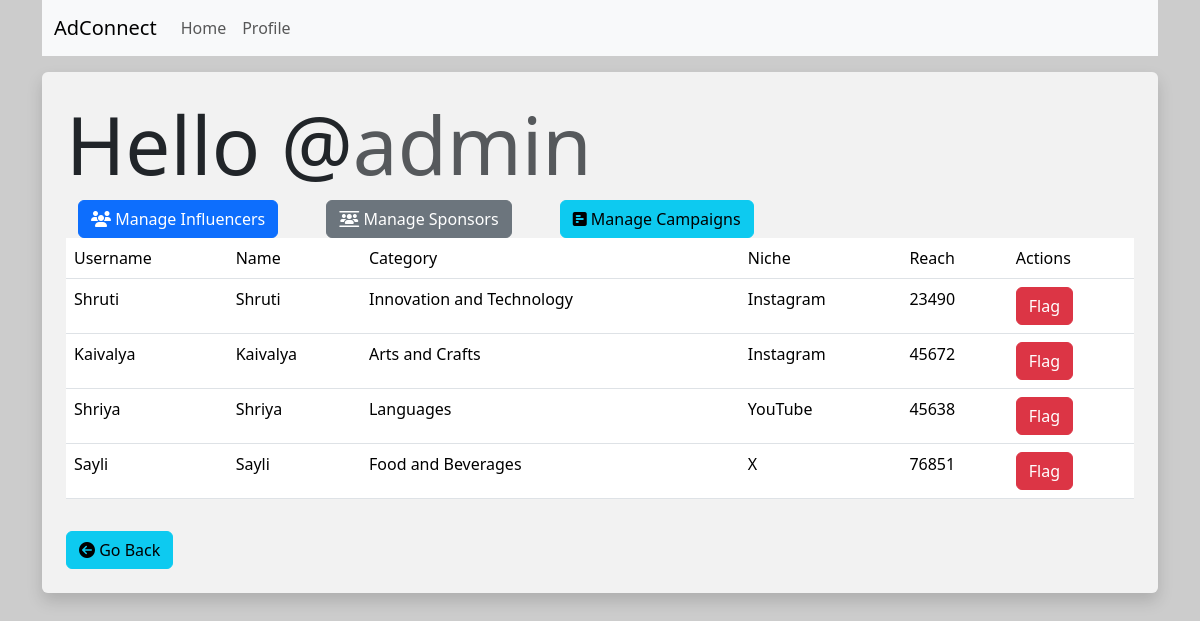
The page /admin/manage_influencers (signed in) on the database as committed earlier.
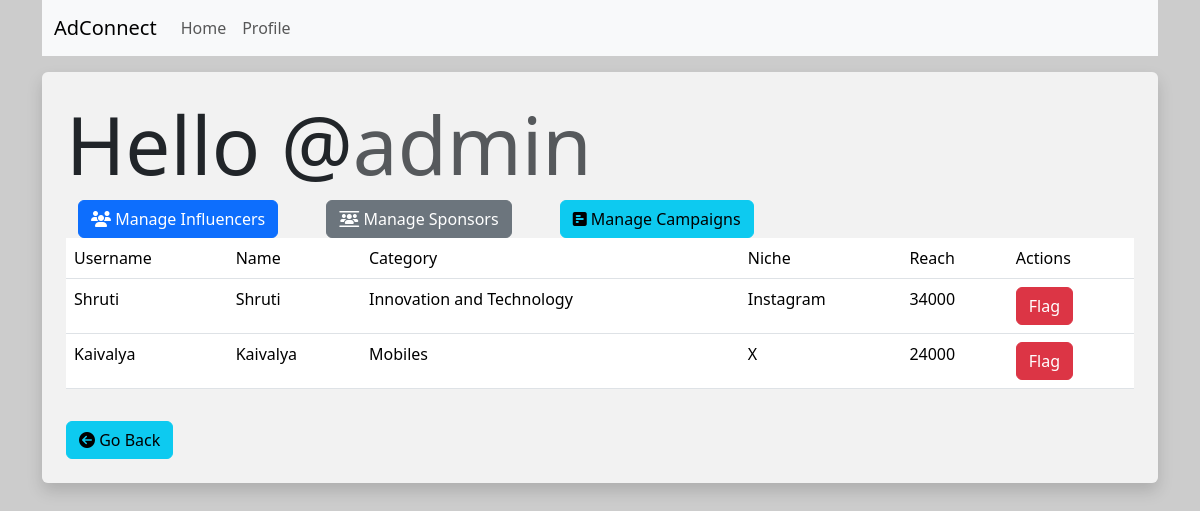
The same page on the database as committed later.
### models.py (models this page shows)
class Admin(db.Model):
    __tablename__ = 'admins'
    id = db.Column(db.Integer, primary_key=True)
    username = db.Column(db.String(128), unique=True,nullable=False)
    passhash = db.Column(db.String(256),nullable=False)
    name = db.Column(db.String(64),nullable=True)
    flags = db.relationship('Flag', back_populates='admin')

class Influencer(db.Model):
    __tablename__ = 'influencers'
    id = db.Column(db.Integer, primary_key=True)
    username = db.Column(db.String(128),unique=True,nullable=False)
    passhash = db.Column(db.String(256),nullable=False)
    name = db.Column(db.String(64),nullable=True)
    category = db.Column(db.String(128),nullable=False)
    niche = db.Column(db.String(128),nullable=False)
    reach = db.Column(db.Integer)
    ad_requests = db.relationship('AdRequest', back_populates='influencer')

### routes.py (the view)
@app.route("/admin/manage_influencers")
@admin_required
def manage_influencers():
    admin=Admin.query.get(session['id'])
    influencers = Influencer.query.all()
    flagged_influencers = Flag.query.filter_by(entity_type='influencer').all()
    flagged_influencer_ids = {flag.entity_id for flag in flagged_influencers}
    return render_template('/admin/manage_influencers.html', influencers = influencers, admin=admin,flagged_influencer_ids = flagged_influencer_ids)

### routes.py (called while the page is built)
def admin_required(inner_func):
    @wraps(inner_func)
    def decorated_func(*args, **kwargs):
        if session.get("id"):
            if session.get("user_type") == "admin":
                return inner_func(*args, **kwargs)
            else:
                flash("Error : You are not authorized to access this page")
                return redirect(url_for('index'))
        else:
            flash("Error : Please log in to continue")
            return redirect(url_for('login'))
    return decorated_func

### templates/admin/manage_influencers.html (shortened to what this page needs)
{% extends 'layout.html' %}
{% block content %}
    <div class="p-4 bg-white bg-opacity-75 rounded shadow mt-3">
        <h1 class="display-1">Hello @<span class="text-muted">{{  admin.username  }}</span></h1>
        <div class=" container d-flex gap-5">
            <a href="{{ url_for('manage_influencers') }}" class="btn btn-primary"><i class="fa-solid fa-users"></i> Manage Influencers</a>
            <a href="{{ url_for('manage_sponsors') }}" class="btn btn-secondary"><i class="fa-solid fa-users-between-lines"></i> Manage Sponsors</a>
            <a href="{{ url_for('manage_campaigns') }}" class="btn btn-info"><i class="fa-solid fa-square-poll-horizontal"></i> Manage Campaigns</a>
        </div>
        <table class="table table-hover">
            <thead>
                <tr>
                    <td>Username</td>
                    <td>Name</td>
                    <td>Category</td>
                    <td>Niche</td>
                    <td>Reach</td>
                    <td>Actions</td>
                </tr>
            </thead>
            <tbody>
                {% for influencer in influencers %}
                    <tr>
                        <td>{{influencer.username}}</td>
                        <td>{{influencer.name}}</td>
                        <td>{{influencer.category}}</td>
                        <td>{{influencer.niche}}</td>
                        <td>{{influencer.reach}}</td>
                        <td>
                            {% if influencer.id in flagged_influencer_ids %}
                                <form action="{{url_for('unflag_entity',entity_type='influencer', entity_id=influencer.id, admin_id = admin.id)}}" class="form" method="post">
                                    <button type="submit" class="btn btn-success"> Unflag </button>
                                </form>
                            {% else %}
                                <form action="{{url_for('flag_entity',entity_type='influencer', entity_id=influencer.id, admin_id = admin.id)}}" class="form" method="post">
                                    <button type="submit" class="btn btn-danger"> Flag </button>
                                </form>
                            {% endif %}
                        </td>
                    </tr>
                {% endfor %}
            </tbody>
        </table>
        <div class="form-group p-2"></div>
            <a href="{{ url_for('admin_home') }}" class="btn btn-info"><i class="fa fa-arrow-circle-left"></i> Go Back</a>
        </div>
    </div>
{% endblock %}

### templates/layout.html (shortened to what this page needs)
<!DOCTYPE html>
<html lang="en">
<head>
    <link href="https://cdn.jsdelivr.net/npm/bootstrap@5.3.3/dist/css/bootstrap.min.css" rel="stylesheet">
    <link rel="stylesheet" href="https://cdnjs.cloudflare.com/ajax/libs/font-awesome/6.6.0/css/all.min.css" />
</head>
<body>
    <div class="container">
        {% include 'navbar.html' %}
        {% block content %}
        {% endblock %}
</body>
</html>

### templates/navbar.html (shortened to what this page needs)
<nav class="navbar navbar-expand-lg bg-body-tertiary">
    <div class="container-fluid">
      <a class="navbar-brand" href="{{  url_for('index')  }}">AdConnect</a>
      <div class="collapse navbar-collapse" id="navbarSupportedContent">
        <ul class="navbar-nav me-auto mb-2 mb-lg-0">
          {% if (not session.get('id')) or (session.get('is_flagged')==True) %}
            <li class="nav-item">
              <a class="nav-link" href="{{  url_for('login')  }}">Login</a>
            </li>
            <li class="nav-item">
              <a class="nav-link" href="{{ url_for('register')  }}">Register</a>
            </li>
          {% elif (session.get('id')) and (session.get('is_flagged') == False) %}
            {% if session['user_type'] == 'sponsor' %}
              <li class="nav-item"></li>
                <a class="nav-link" href="{{ url_for('sponsor_home')  }}">Home</a>
              </li>
            {% elif session['user_type'] == 'influencer' %}
              <li class="nav-item"></li>
                <a class="nav-link" href="{{ url_for('influencer_home')  }}">Home</a>
              </li>
            {% elif session['user_type'] == 'admin' %}
                <a class="nav-link" href="{{ url_for('admin_home')  }}">Home</a>
            {% endif %}
              <a class="nav-link" href="{{ url_for('profile')  }}">Profile</a>
          {% endif %}
        </ul>
      </div>
    </div>
  </nav>

### templates/layout.html (style rules this page uses)
body { background-image: url('https://picsum.photos/1920/1080'); background-size: cover; background-repeat: no-repeat; background-attachment: fixed; }

Rows that differ between the two databases and show on the page:
removed Influencer: username "Shriya", name "Shriya", category "Languages", niche "YouTube", reach "45638"
removed Influencer: username "Sayli", name "Sayli", category "Food and Beverages", niche "X", reach "76851"
changed Influencer "Shruti": reach "23490" → "34000"
changed Influencer "Kaivalya": category "Arts and Crafts" → "Mobiles"; niche "Instagram" → "X"; reach "45672" → "24000"
